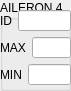
                        <widget class="QGroupBox" name="groupBox_14">
                            <property name="geometry">
                                <rect>
                                    <x>120</x>
                                    <y>50</y>
                                    <width>71</width>
                                    <height>91</height>
                                </rect>
                            </property>
                            <property name="autoFillBackground">
                                <bool>true</bool>
                            </property>
                            <property name="title">
                                <string>AILERON 4</string>
                            </property>
                            <widget class="QWidget" name="verticalLayoutWidget_15">
                                <property name="geometry">
                                    <rect>
                                        <x>0</x>
                                        <y>10</y>
                                        <width>71</width>
                                        <height>101</height>
                                    </rect>
                                </property>
                                <layout class="QVBoxLayout" name="verticalLayout_16">
                                    <item>
                                        <layout class="QHBoxLayout" name="horizontalLayout_58">
                                            <item>
                                                <widget class="QLabel" name="label_59">
                                                    <property name="text">
                                                        <string>ID</string>
                                                    </property>
                                                </widget>
                                            </item>
                                            <item>
                                                <widget class="QLineEdit" name="lineEdit_57"/>
                                            </item>
                                        </layout>
                                    </item>
                                    <item>
                                        <layout class="QHBoxLayout" name="horizontalLayout_59">
                                            <item>
                                                <widget class="QLabel" name="label_60">
                                                    <property name="text">
                                                        <string>MAX</string>
                                                    </property>
                                                </widget>
                                            </item>
                                            <item>
                                                <widget class="QLineEdit" name="lineEdit_58"/>
                                            </item>
                                        </layout>
                                    </item>
                                    <item>
                                        <layout class="QHBoxLayout" name="horizontalLayout_60">
                                            <item>
                                                <widget class="QLabel" name="label_61">
                                                    <property name="text">
                                                        <string>MIN</string>
                                                    </property>
                                                </widget>
                                            </item>
                                            <item>
                                                <widget class="QLineEdit" name="lineEdit_59"/>
                                            </item>
                                        </layout>
                                    </item>
                                    <item>
                                        <layout class="QHBoxLayout" name="horizontalLayout_61">
                                            <item>
                                                <widget class="QLabel" name="label_62">
                                                    <property name="text">
                                                        <string>DEF</string>
                                                    </property>
                                                </widget>
                                            </item>
                                            <item>
                                                <widget class="QLineEdit" name="lineEdit_60"/>
                                            </item>
                                        </layout>
                                    </item>
                                </layout>
                            </widget>
                        </widget>
